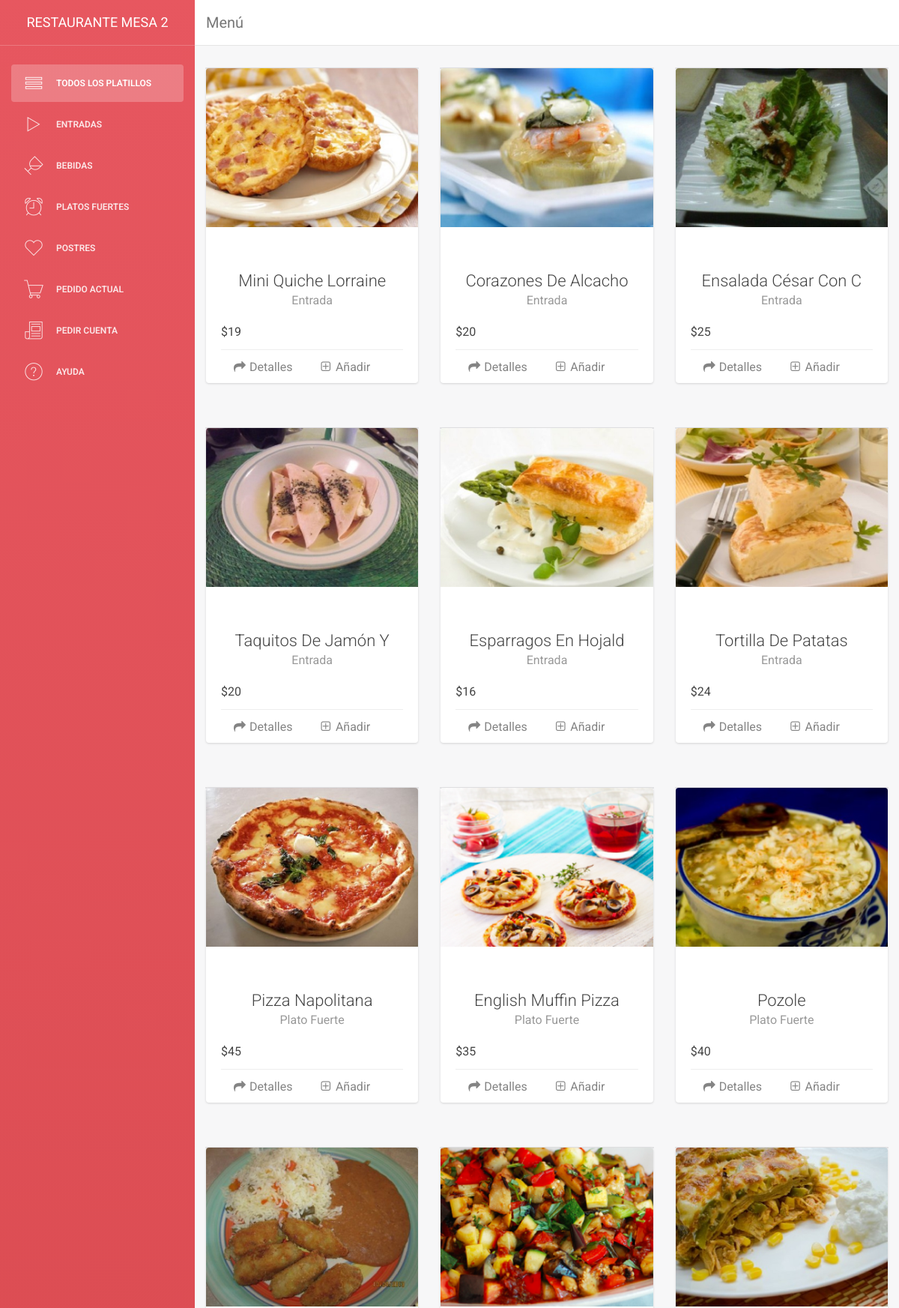
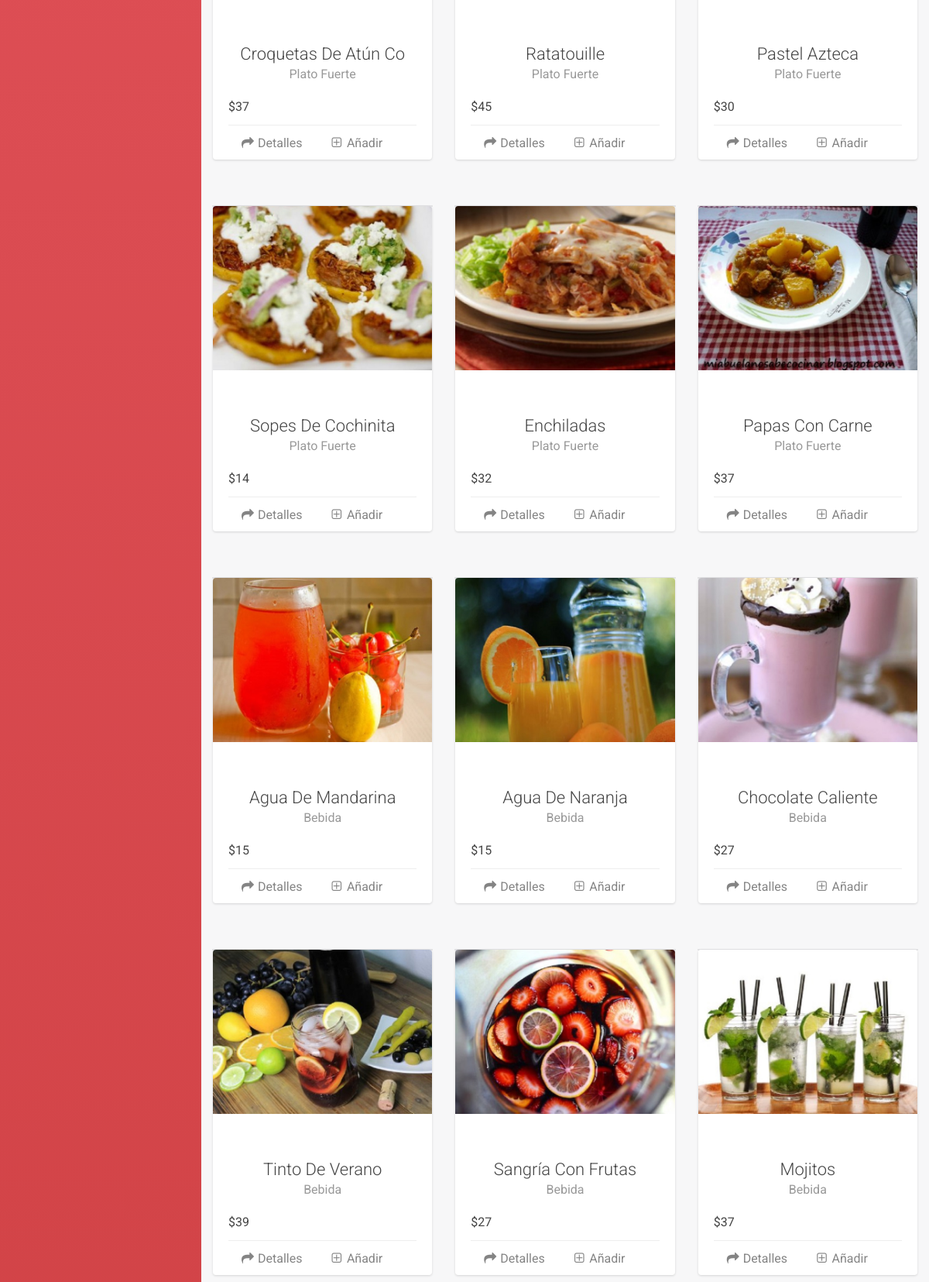
Screenshot of /productos/productos.php?idmesa=2 (upper part) with the database file from the repository (2 pictures, top to bottom).
### tables this page shows
CREATE TABLE `mesa` (
  `IDMESA` int(11) NOT NULL AUTO_INCREMENT,
  `MESA` varchar(15) NOT NULL,
  `DISPONIBLE` int(11) NOT NULL DEFAULT '0',
  PRIMARY KEY (`IDMESA`),
  UNIQUE KEY `MESA` (`MESA`)
);

CREATE TABLE `platillo` (
  `IDPLATILLO` int(11) NOT NULL AUTO_INCREMENT,
  `PLATILLO` varchar(150) NOT NULL,
  `IDCATEGORIA` int(11) NOT NULL,
  `PRECIO` decimal(10,0) NOT NULL,
  `IMG1` varchar(250) NOT NULL,
  `IMG2` varchar(250) DEFAULT NULL,
  `IMG3` varchar(250) DEFAULT NULL,
  `RECETA` varchar(1200) DEFAULT NULL,
  `ACTIVO` int(11) NOT NULL DEFAULT '0',
  PRIMARY KEY (`IDPLATILLO`),
  UNIQUE KEY `PLATILLO` (`PLATILLO`),
  KEY `IDCATEGORIA` (`IDCATEGORIA`),
  CONSTRAINT `platillo_ibfk_1` FOREIGN KEY (`IDCATEGORIA`) REFERENCES `categoria` (`IDCATEGORIA`)
);

CREATE TABLE `categoria` (
  `IDCATEGORIA` int(11) NOT NULL AUTO_INCREMENT,
  `CATEGORIA` varchar(70) NOT NULL,
  `IMAGEN` varchar(250) NOT NULL,
  `ACTIVO` int(11) NOT NULL DEFAULT '0',
  PRIMARY KEY (`IDCATEGORIA`),
  UNIQUE KEY `CATEGORIA` (`CATEGORIA`)
);

### productos/productos.php (the view, shortened to what the rows shown need)
<!doctype html>
<html lang="en">
<head>
    <?php
        include('getinfo.php');
    ?>
    <link href="assets/css/bootstrap.min.css" rel="stylesheet" />
    <link href="assets/css/animate.min.css" rel="stylesheet"/>
    <link href="assets/css/light-bootstrap-dashboard.css" rel="stylesheet"/>
    <link href="assets/css/rotating-card.css" rel="stylesheet" />
    <link href="http://netdna.bootstrapcdn.com/font-awesome/4.1.0/css/font-awesome.min.css" rel="stylesheet" />
    <link href="assets/css/demo.css" rel="stylesheet" />
    <link href="http://maxcdn.bootstrapcdn.com/font-awesome/4.2.0/css/font-awesome.min.css" rel="stylesheet">
    <link href="assets/css/pe-icon-7-stroke.css" rel="stylesheet" />
</head>
<body>
<div class="wrapper">
    <div class="sidebar" data-color="red" data-image="assets/img/sidebar-5.jpg">
        <div class="sidebar-wrapper">
            <div class="logo">
                <a href="" class="simple-text">
                    RESTAURANTE <?php
                        foreach ($mesa as $value) {
                            echo $value['MESA'];
                        }
                    ?>
                </a>
            </div>
        </div>
    </div>
    <div class="main-panel">
        <?php
            foreach ($productos as $value) {
        ?>
        <div class="col-md-4 col-sm-6">
             <div class="card-container manual-flip">
                <div class="card">
                    <div class="front">
                        <div class="cover">
                            <img src="<?php echo $value['IMG1'];?>"/>
                        </div>
                        <div class="content">
                            <div class="main">
                                <h3 class="name"><?php echo $value['PLATILLO'];?></h3>
                                <p class="profession"><?php echo $value['CATEGORIA'];?></p>
                                <h5>$<?php echo $value['PRECIO'];?></h5>
                            </div>
                            <div class="footer">
                                <button class="btn btn-simple" onclick="rotateCard(this)">
                                    <i class="fa fa-mail-forward"></i> Detalles
                                </button>
                                <a class="btn btn-simple" href="addtocart.php?idproducto=<?php echo $value['IDPLATILLO'];?>&idmesa=<?php echo $idmesa;?>">
                                    <i class="fa fa-plus-square-o"></i> Añadir
                                </a>
                            </div>
                        </div>
                    </div>
                    <div class="back">
                        <div class="header">
                            <h5 class="motto"><?php echo $value['PLATILLOC'];?></h5>
                        </div>
                        <div class="content">
                            <div class="main">
                                <h4 class="name">Receta</h4>
                                <p><?php echo $value['RECETA'];?></p>
                            </div>
                        </div>
                        <div>
                           <button class="btn btn-simple" rel="tooltip" title="Ver imagen" onclick="rotateCard(this)">
                            </button>
                        </div>
                    </div>
                </div>
            </div>
        </div>
        <?php
            }
        ?>
    </div>
</div>
</body>
</html>

### rows the page displays
mesa: MESA "MESA 2"
platillo: IMG1 (picture), PLATILLO "Mini Quiche Lorraine", IDCATEGORIA.CATEGORIA "Entrada", PRECIO "19"
platillo: IMG1 (picture), PLATILLO "Corazones De Alcacho", IDCATEGORIA.CATEGORIA "Entrada", PRECIO "20"
platillo: IMG1 (picture), PLATILLO "Ensalada César Con C", IDCATEGORIA.CATEGORIA "Entrada", PRECIO "25"
platillo: IMG1 (picture), PLATILLO "Taquitos De Jamón Y", IDCATEGORIA.CATEGORIA "Entrada", PRECIO "20"
platillo: IMG1 (picture), PLATILLO "Esparragos En Hojald", IDCATEGORIA.CATEGORIA "Entrada", PRECIO "16"
platillo: IMG1 (picture), PLATILLO "Tortilla De Patatas", IDCATEGORIA.CATEGORIA "Entrada", PRECIO "24"
platillo: IMG1 (picture), PLATILLO "Pizza Napolitana", IDCATEGORIA.CATEGORIA "Plato Fuerte", PRECIO "45"
platillo: IMG1 (picture), PLATILLO "English Muffin Pizza", IDCATEGORIA.CATEGORIA "Plato Fuerte", PRECIO "35"
platillo: IMG1 (picture), PLATILLO "Pozole", IDCATEGORIA.CATEGORIA "Plato Fuerte", PRECIO "40"
platillo: IMG1 (picture), PLATILLO "Croquetas De Atún Co", IDCATEGORIA.CATEGORIA "Plato Fuerte", PRECIO "37"
platillo: IMG1 (picture), PLATILLO "Ratatouille", IDCATEGORIA.CATEGORIA "Plato Fuerte", PRECIO "45"
platillo: IMG1 (picture), PLATILLO "Pastel Azteca", IDCATEGORIA.CATEGORIA "Plato Fuerte", PRECIO "30"
platillo: IMG1 (picture), PLATILLO "Sopes De Cochinita", IDCATEGORIA.CATEGORIA "Plato Fuerte", PRECIO "14"
platillo: IMG1 (picture), PLATILLO "Enchiladas", IDCATEGORIA.CATEGORIA "Plato Fuerte", PRECIO "32"
platillo: IMG1 (picture), PLATILLO "Papas Con Carne", IDCATEGORIA.CATEGORIA "Plato Fuerte", PRECIO "37"
platillo: IMG1 (picture), PLATILLO "Agua De Mandarina", IDCATEGORIA.CATEGORIA "Bebida", PRECIO "15"
platillo: IMG1 (picture), PLATILLO "Agua De Naranja", IDCATEGORIA.CATEGORIA "Bebida", PRECIO "15"
platillo: IMG1 (picture), PLATILLO "Chocolate Caliente", IDCATEGORIA.CATEGORIA "Bebida", PRECIO "27"
platillo: IMG1 (picture), PLATILLO "Tinto De Verano", IDCATEGORIA.CATEGORIA "Bebida", PRECIO "39"
platillo: IMG1 (picture), PLATILLO "Sangría Con Frutas", IDCATEGORIA.CATEGORIA "Bebida", PRECIO "27"
platillo: IMG1 (picture), PLATILLO "Mojitos", IDCATEGORIA.CATEGORIA "Bebida", PRECIO "37"

### other values shown
$tituloMenu "Menú"
